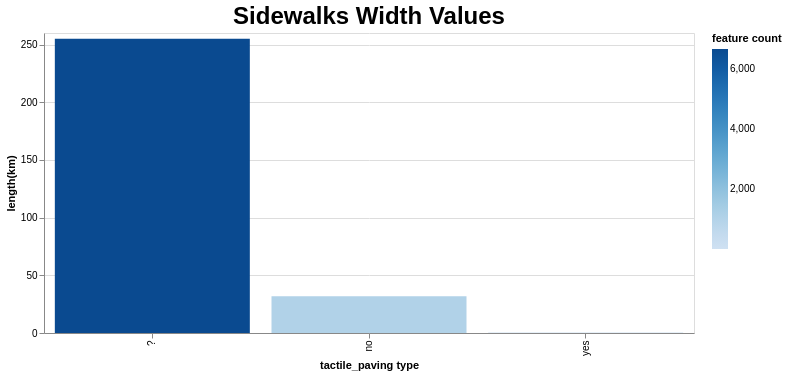

Write a Vega-Lite specification for this figure.
### Vega-Lite specification from a JSON file in a GitHub repository (floating-point values rounded to 4 significant figures)
{"config": {"view": {"continuousWidth": 300, "continuousHeight": 300}, "title": {"fontSize": 24}}, "data": {"values": [{"tactile_paving type": "?", "feature count": 6682, "length(km)": 255.0}, {"tactile_paving type": "no", "feature count": 1069, "length(km)": 31.75}, {"tactile_paving type": "yes", "feature count": 11, "length(km)": 0.3343}]}, "mark": {"type": "bar"}, "encoding": {"color": {"field": "feature count", "type": "quantitative"}, "tooltip": {"field": "length(km)", "type": "quantitative"}, "x": {"field": "tactile_paving type", "sort": "-y", "type": "nominal"}, "y": {"field": "length(km)", "type": "quantitative"}}, "height": 300, "params": [{"name": "param_5", "select": {"type": "interval", "encodings": ["x", "y"]}, "bind": "scales"}], "title": "Sidewalks Width Values", "width": 650, "$schema": "https://vega.github.io/schema/vega-lite/v5.json", "datasets": {"data-deedaed0c490ff255dbd3fa4dac5c559": [{"tactile_paving type": "?", "feature count": 6682, "length(km)": 255.0}, {"tactile_paving type": "no", "feature count": 1069, "length(km)": 31.75}, {"tactile_paving type": "yes", "feature count": 11, "length(km)": 0.3343}]}}
